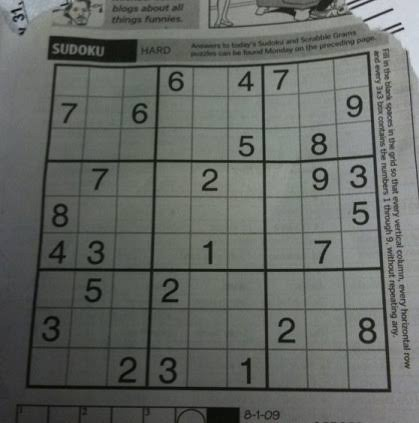
#> input picture GoruntuIsleme/2.Egitim/4-GoruntuIslemeTeknikleri/input/sudokuu.jpg, 419 x 423 px
$ jupyter execute Gradients.ipynb   (shell and % lines are left out)   (older library calls are emulated)
#> lines starting #> are read from the running program, lines starting #| are printed output that depends on the picture
Fotoğrafımızın yoğunluğuna ve rengine etki edeceğiz

[cell 1]
import cv2
import numpy as np
import matplotlib.pyplot as plt

[cell 2]
# fotoğrafın size sini değiştirmek için fonksiyon yaızyoruz
def display_img(img):
    fig=plt.figure(figsize=(12,10))
    ax=fig.add_subplot(111)
    ax.imshow(img,'gray')

[cell 3]
img=cv2.imread("input/sudokuu.jpg")
#> img is the input picture: shape (423, 419, 3); mean B, G, R 99.1, 103.3, 99.8
display_img(img)

## Yata çizgilerin belirgin olması için xGradient uygulayacağız

[cell 4]
# depth(derinlik) = duyarlılık olarak düşünelim
sobelx=cv2.Sobel(img,cv2.CV_64F,1,0,ksize=5) # x sobel uygulamak istediğimizden x=1 , y=0 yaptık
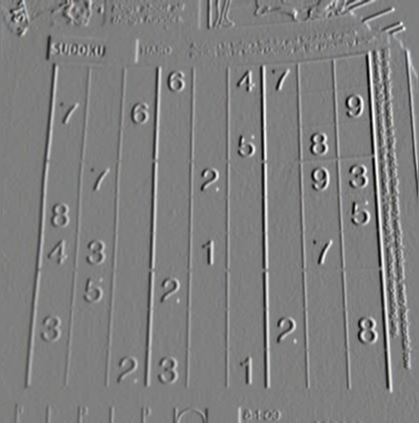
#> sobelx: shape (423, 419, 3) float64; mean B, G, R 21.3, 21.4, 21.2; drawn with min black and max white
display_img(sobelx)
#> figure, not shown here; B, G, R data is drawn as R, G, B

## Dikey çizgilerin belirgin olması için yGradient uygulayacağız

[cell 5]
sobely=cv2.Sobel(img,cv2.CV_64F,0,1,ksize=5) # y sobel uygulamak istediğimizden x=1 , y=0 yaptık
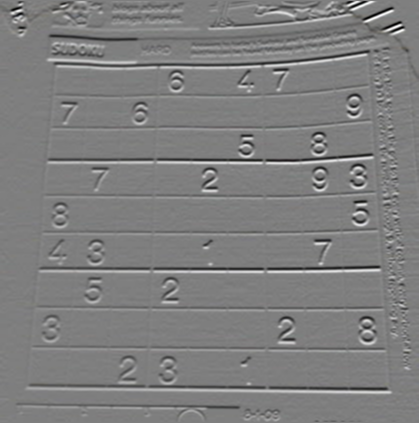
#> sobely: shape (423, 419, 3) float64; mean B, G, R -17, -16.7, -15.8; drawn with min black and max white
display_img(sobely)
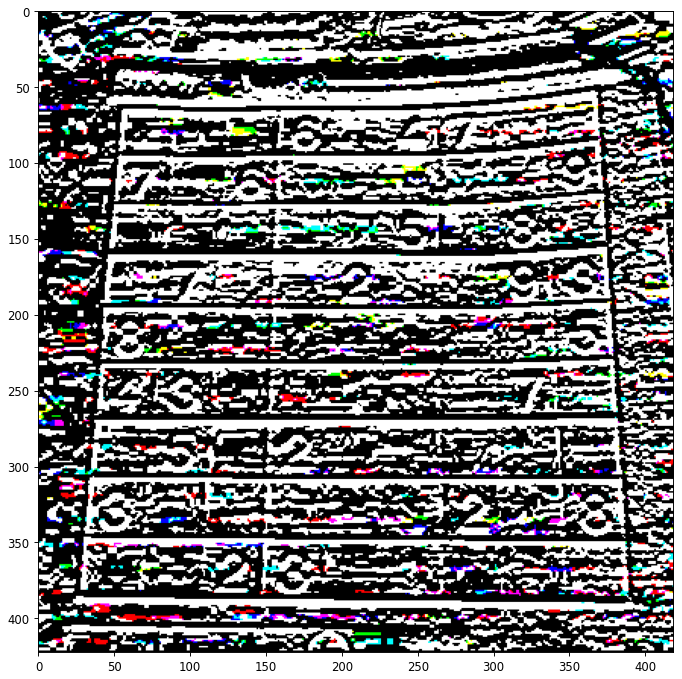
#> figure drawn by matplotlib, 1 panel; B, G, R data is drawn as R, G, B

## Hem yatay hem de dikeyde netlik için Laplacian

[cell 6]
laplacian=cv2.Laplacian(img,cv2.CV_64F)
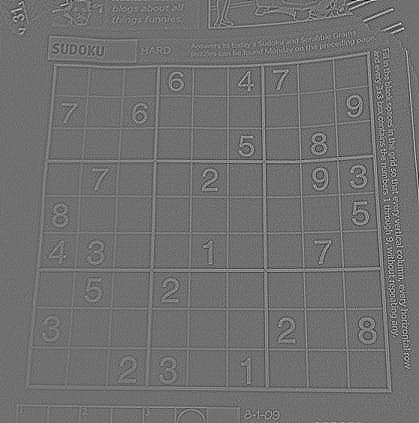
#> laplacian: shape (423, 419, 3) float64; mean B, G, R 0, 0, 0; drawn with min black and max white
display_img(laplacian)
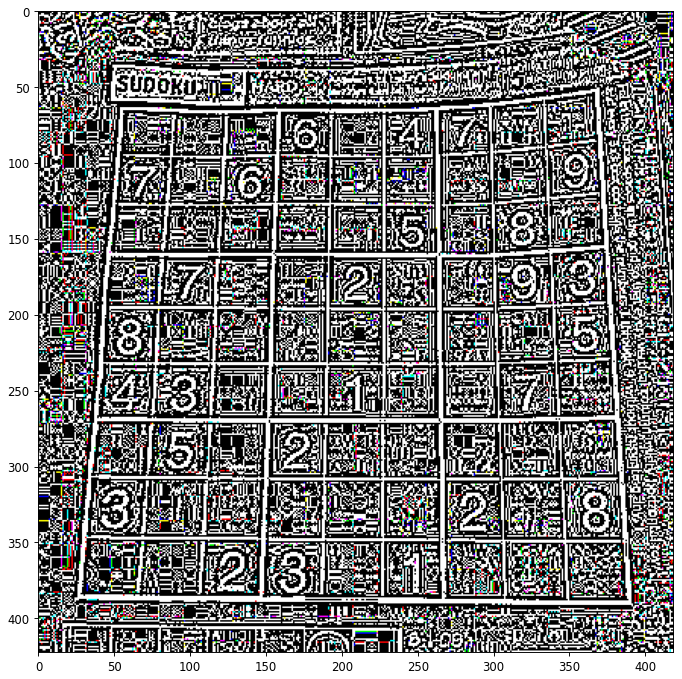
#> figure drawn by matplotlib, 1 panel; B, G, R data is drawn as R, G, B

## Hem x hem de y ekseninde uygulamış olduklarımı karıştıracağım bu sayede iki eksen tek fotoğrafta olacak

[cell 7]
blended=cv2.addWeighted(sobelx,0.5,sobely,0.5,0)
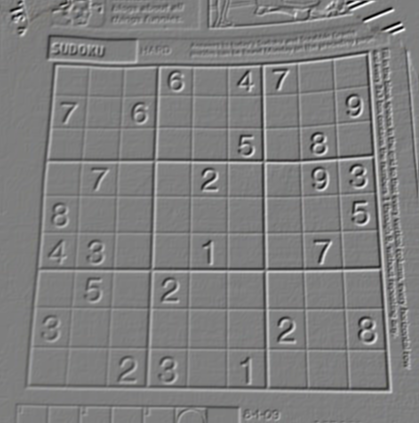
#> blended: shape (423, 419, 3) float64; mean B, G, R 2.1, 2.4, 2.7; drawn with min black and max white
display_img(blended)
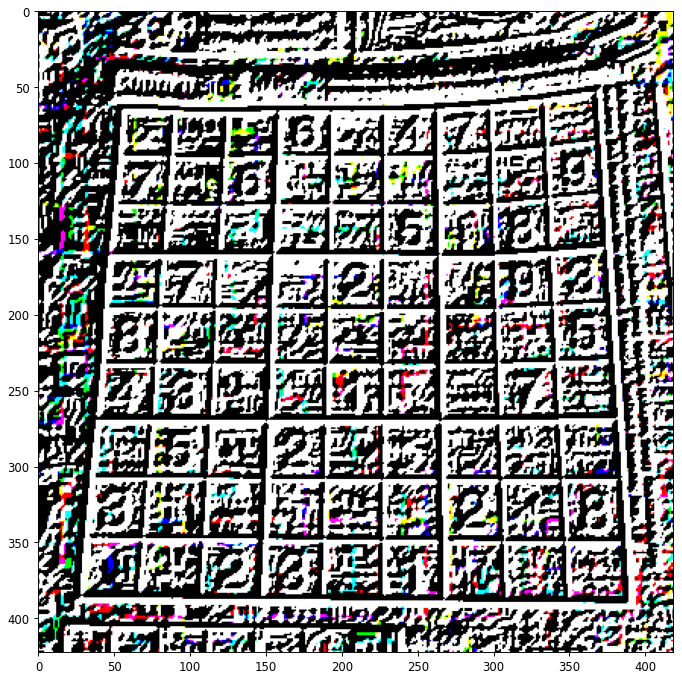
#> figure drawn by matplotlib, 1 panel; B, G, R data is drawn as R, G, B

[cell 8]
# şimdi de threshold uygulayıp biraz daha netleştirelim
ret,frame=cv2.threshold(img,45,255,cv2.THRESH_BINARY)
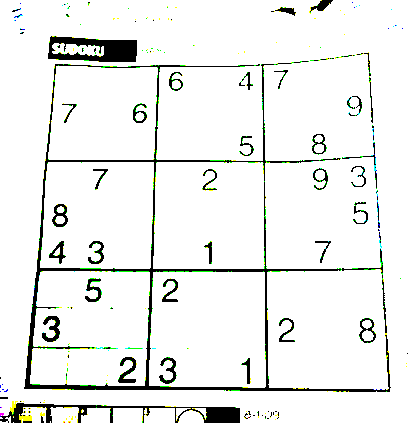
#> frame: shape (423, 419, 3); mean B, G, R 236.1, 238.3, 236.7
display_img(frame)

[cell 9]
# sonucu merak ettim ve eğitimin dışında kendim ekledim
laplacian=cv2.Laplacian(frame,cv2.CV_64F)
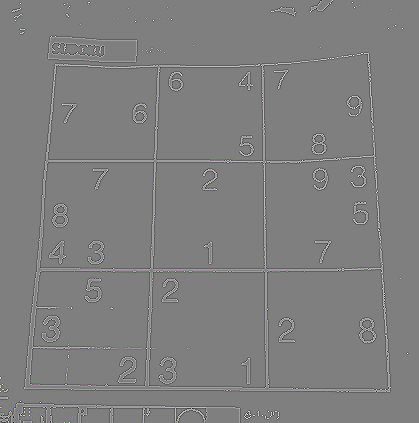
#> laplacian: shape (423, 419, 3) float64; mean B, G, R 0, 0, 0; drawn with min black and max white
display_img(laplacian)
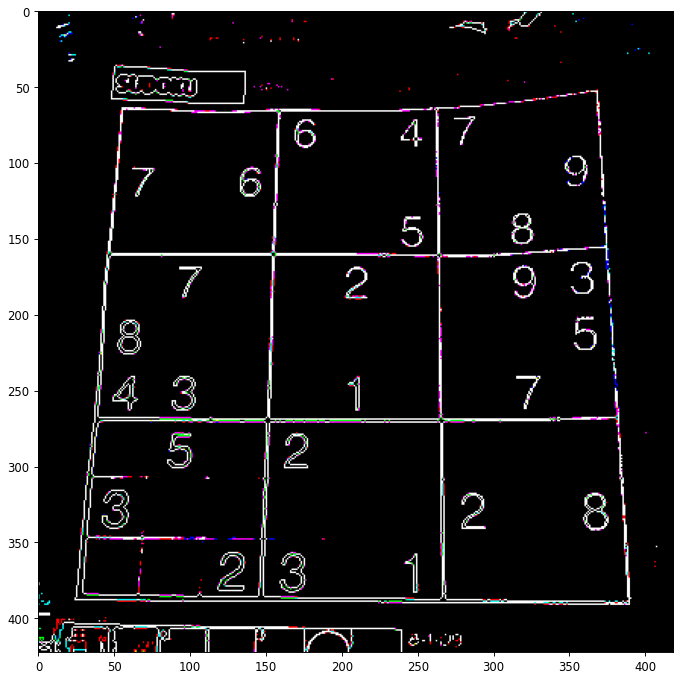
#> figure drawn by matplotlib, 1 panel; B, G, R data is drawn as R, G, B

$ run again, with GoruntuIsleme/2.Egitim/4-GoruntuIslemeTeknikleri/input/animal.jpg copied over GoruntuIsleme/2.Egitim/4-GoruntuIslemeTeknikleri/input/sudokuu.jpg
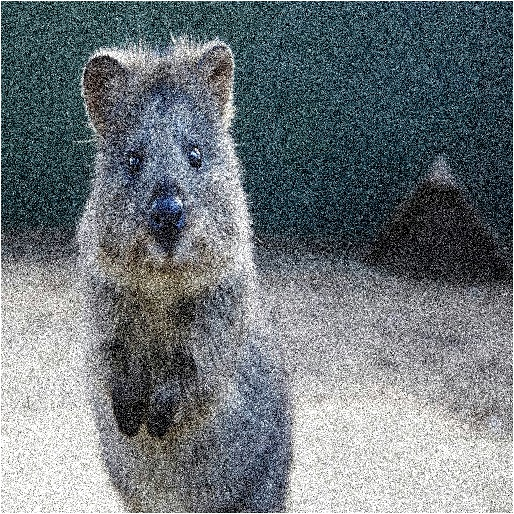
#> input picture GoruntuIsleme/2.Egitim/4-GoruntuIslemeTeknikleri/input/animal.jpg, 514 x 514 px
#> img is the input picture: shape (514, 514, 3); mean B, G, R 123.4, 118.8, 110.8
#> `laplacian=cv2.Laplacian(frame,cv2.CV_64F)`:
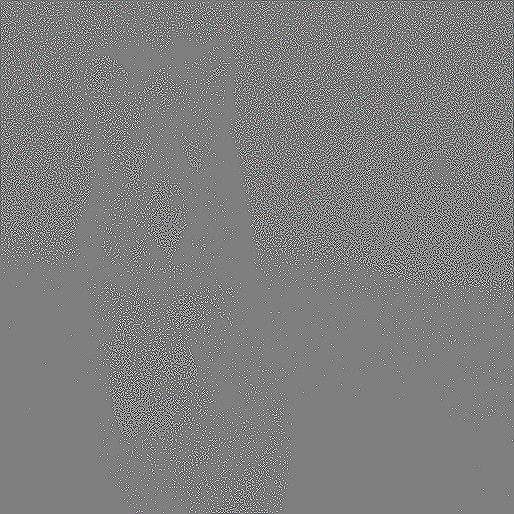
#> laplacian: shape (514, 514, 3) float64; mean B, G, R -0.3, -0.4, -0.5; drawn with min black and max white
#> `[cell 9]`:
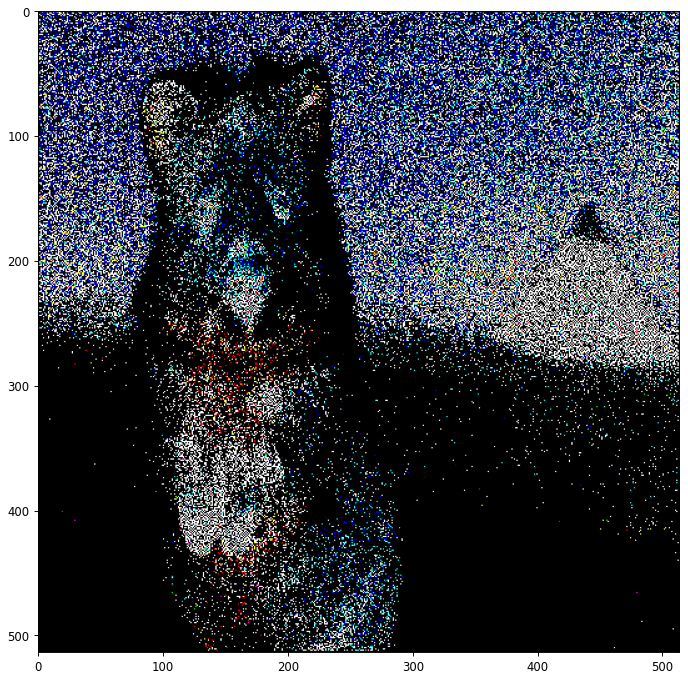
#> figure drawn by matplotlib, 1 panel; B, G, R data is drawn as R, G, B

$ run again, with GoruntuIsleme/2.Egitim/4-GoruntuIslemeTeknikleri/input/duvar.jpg copied over GoruntuIsleme/2.Egitim/4-GoruntuIslemeTeknikleri/input/sudokuu.jpg
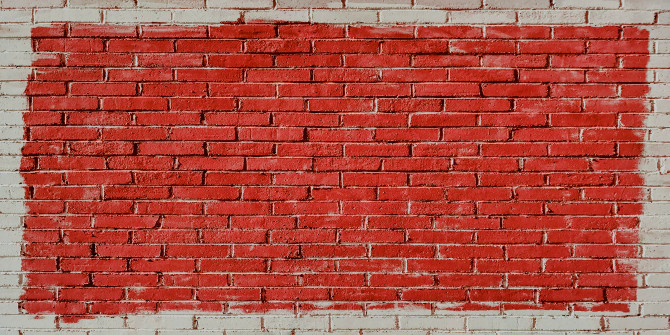
#> input picture GoruntuIsleme/2.Egitim/4-GoruntuIslemeTeknikleri/input/duvar.jpg, 670 x 335 px
#> img is the input picture: shape (335, 670, 3); mean B, G, R 69.4, 80.9, 172.6
#> `[cell 9]`:
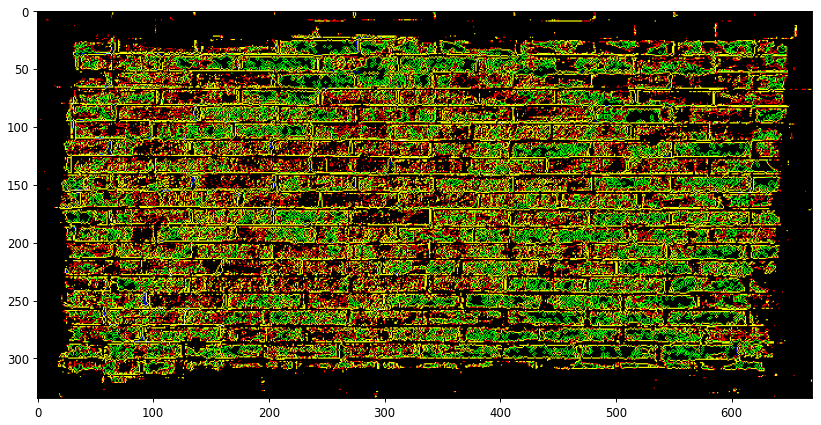
#> figure drawn by matplotlib, 1 panel; B, G, R data is drawn as R, G, B
